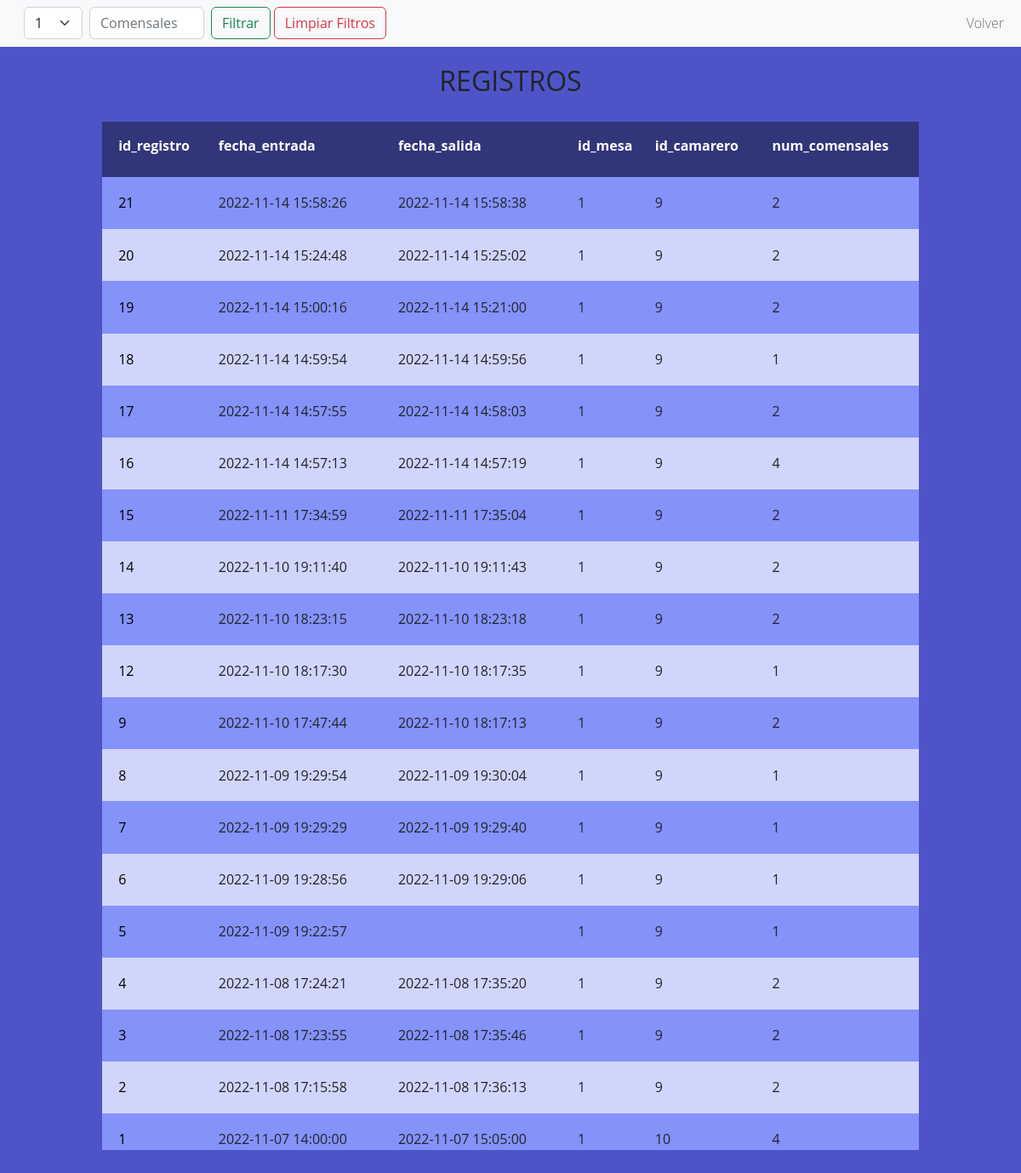
Page /controller/registros_controller.php?filtro_mesa=1 (signed in) on the committed database.
### tables this page shows
CREATE TABLE `tbl_registro` (
  `id_registro` int(11) NOT NULL,
  `fecha_entrada` datetime NOT NULL,
  `fecha_salida` datetime DEFAULT NULL,
  `id_mesa` int(11) NOT NULL,
  `id_camarero` int(11) NOT NULL,
  `num_comensales` int(2) NOT NULL
);

### controller/registros_controller.php (called while the page is built, shortened)
<?php
require_once '../config/conexion.php';
require_once '../models/mesa.php';
$url_raw = getURL();
$url_base = explode('?', $url_raw)[0];
$filtros = [];
foreach ($_GET as $key => $value) {
    if (in_array($key, FILTROS)) {
        $filtros[$key] = mysqli_real_escape_string($conexion, trim(strip_tags($value)));
    }
}
$registros = Mesa::getRegistros($conexion, $filtros);
$mesas = Mesa::getMesas($conexion, [], BD['MESA']['NUMERO']);
require_once '../view/registro.php';

### models/mesa.php (called while the page is built, shortened)
<?php
class Mesa
{
    public static function getMesas($conexion, $filtros=[], $campo='*')
    {
        $sql = "SELECT $campo FROM ".BD['MESA']['TABLA']." WHERE 1=1";
        $sql = $sql.";";
        return mysqli_query($conexion, $sql);
    }
    public static function getRegistros($conexion, $filtros)
    {
        $sql = "SELECT * FROM ".BD['REGISTRO']['TABLA']." WHERE 1=1";
        foreach ($filtros as $key => $value) {
            $sql = $sql." AND ".FILTROS['BD'][$key]." = $value";
        }
        $sql = $sql." ORDER BY ".BD['REGISTRO']['ID']." DESC;";
        return mysqli_query($conexion, $sql);
    }
}

### proc/func.php (called while the page is built, shortened)
<?php
function getURL()
{
    if(isset($_SERVER['HTTPS']) && $_SERVER['HTTPS'] === 'on')
         $url = "https://";
    else
         $url = "http://";
    $url.= $_SERVER['HTTP_HOST'];
    $url.= $_SERVER['REQUEST_URI'];
    return $url;
}

### view/registro.php (the view, shortened to what this page needs)
<!DOCTYPE html>
<html lang="en">
<head>
    <link href="https://cdn.jsdelivr.net/npm/bootstrap@5.2.1/dist/css/bootstrap.min.css" rel="stylesheet">
    <link rel="stylesheet" href="https://stackpath.bootstrapcdn.com/font-awesome/4.7.0/css/font-awesome.min.css">
    <link rel="stylesheet" href="../static/css/registro.css">
</head>
<body>
<nav class="navbar navbar-expand-lg navbar-light bg-light">
  <div class="container-fluid">
     <div class="collapse navbar-collapse" id="navbarNav">
     <ul class="navbar-nav">
          <li class="nav-item">
          <form>
            <select class="form-select form-select-md" aria-label=".form-select-sm example" id="<?php echo FILTROS['MESA'];?>">
                <?php
                  foreach ($mesas as $mesa) {
                    if (array_key_exists(FILTROS['MESA'], $filtros)) {
                        if ($filtros[FILTROS['MESA']] == $mesa[BD['MESA']['NUMERO']]) {
                            echo "<option selected='selected' value=".$mesa[BD['MESA']['NUMERO']].">".$mesa[BD['MESA']['NUMERO']]."</option>";
                        } else {
                            echo "<option value=".$mesa[BD['MESA']['NUMERO']].">".$mesa[BD['MESA']['NUMERO']]."</option>";
                        }
                    }else {
                        echo "<option value=".$mesa[BD['MESA']['NUMERO']].">".$mesa[BD['MESA']['NUMERO']]."</option>";
                    }
                  }
                ?>
            </select>
        </form>
        </li>
        <li class="nav-item">
        <input class="form-control" type="number" min="1" max="10" placeholder="Comensales" aria-label="Search" id="<?php echo FILTROS['COMENSALES'];?>">
        </li>
        <li class="nav-item">
          <button class="btn btn-outline-success" onclick="enviarFiltros('<?php echo $url_base;?>', [<?php echo FILTROS['MESA'].', '.FILTROS['COMENSALES'] ;?>]);">Filtrar</button>
          <button class="btn btn-outline-danger" onclick="limpiarFiltros('<?php echo $url_base;?>');">Limpiar Filtros</button>
        </li>
      </ul>
    </div>
    <div class="navbar-nav">
      <a onClick="index.php" class="nav-link bg-light" aria-pressed='true' aria-current="page" role='button'>Volver</a>
    </div>
  </div>
</nav>
<div class="area" >
    <ul class="circles">
<h2>REGISTROS</h2>
<div class="tabla-container">
  <table class="container tabla-fixedh">
      <thead>
        <tr>
          <?php
            foreach ($registros as $registro) {
              foreach ($registro as $key => $value) {
                echo "<th><h1>$key</h1></th>";
              }
              break;
            }
          ?>
        </tr>
      </thead>
      <div class="test">
        <tbody>
          <?php
            foreach ($registros as $registro) {
              echo "<tr>";
              foreach ($registro as $value) {
                echo "<td>$value</td>";
              }
              echo "</tr>";
            }
          ?>
        </tbody>
      </div>
  </table>
</div>
</body>
</html>

### static/css/registro.css (style rules this page uses)
body { font-family: 'Open Sans', sans-serif; font-weight: 300; line-height: 1.42em; background-color: #8f94fb; }
.area { background: #4e54c8; background: -webkit-linear-gradient(to left, #8f94fb, #4e54c8); width: 100%; height: 92.2vh; }
.circles { position: relative; top: 0; left: 0; width: 100%; height: 100%; padding: 0%; overflow: hidden; }
h2 { font-size: 2em; font-weight: 500; text-align: center; display: block; line-height: 1em; padding-bottom: 2%; padding-top: 2%; }
.container th h1 { font-weight: bold; font-size: 1em; text-align: left; color: #ffff; }
.container td { font-weight: normal; font-size: 1em; -webkit-box-shadow: 0 2px 2px -2px #8f94fb; -moz-box-shadow: 0 2px 2px -2px #8f94fb; box-shadow: 0 2px 2px -2px #8f94fb; }
.container { text-align: left; overflow-x: scroll; width: 80%; min-width: 400px; margin: 0 auto; display: table; padding: 0 0 8em 0; }
.container td, .container th { padding-bottom: 2%; padding-top: 2%; padding-left: 2%; }
.container tr:nth-child(odd) { background-color: #8492FA; }
.container tr:nth-child(even) { background-color: #D0D5FB; }
.container th { background-color: #31367A; }
.container td:first-child { color: black; }
.tabla-container { -ms-overflow-style: none; scrollbar-width: none; }
.tabla-container { overflow-y: scroll; height: 70vh; }
.form-control { margin-right: 3.5rem !important; }
.nav-item { margin-right: 0.5rem; }

### rows in the picture
tbl_registro: key "id_registro", key "fecha_entrada", key "fecha_salida", key "id_mesa", key "id_camarero", key "num_comensales", id_registro "21", fecha_entrada "2022-11-14 15:58:26", fecha_salida "2022-11-14 15:58:38", id_mesa "1", id_camarero "9", num_comensales "2"
tbl_registro: id_registro "20", fecha_entrada "2022-11-14 15:24:48", fecha_salida "2022-11-14 15:25:02", id_mesa "1", id_camarero "9", num_comensales "2"
tbl_registro: id_registro "19", fecha_entrada "2022-11-14 15:00:16", fecha_salida "2022-11-14 15:21:00", id_mesa "1", id_camarero "9", num_comensales "2"
tbl_registro: id_registro "18", fecha_entrada "2022-11-14 14:59:54", fecha_salida "2022-11-14 14:59:56", value "1", id_camarero "9"
tbl_registro: id_registro "17", fecha_entrada "2022-11-14 14:57:55", fecha_salida "2022-11-14 14:58:03", id_mesa "1", id_camarero "9", num_comensales "2"
tbl_registro: id_registro "16", fecha_entrada "2022-11-14 14:57:13", fecha_salida "2022-11-14 14:57:19", id_mesa "1", id_camarero "9", num_comensales "4"
tbl_registro: id_registro "15", fecha_entrada "2022-11-11 17:34:59", fecha_salida "2022-11-11 17:35:04", id_mesa "1", id_camarero "9", num_comensales "2"
tbl_registro: id_registro "14", fecha_entrada "2022-11-10 19:11:40", fecha_salida "2022-11-10 19:11:43", id_mesa "1", id_camarero "9", num_comensales "2"
tbl_registro: id_registro "13", fecha_entrada "2022-11-10 18:23:15", fecha_salida "2022-11-10 18:23:18", id_mesa "1", id_camarero "9", num_comensales "2"
tbl_registro: id_registro "12", fecha_entrada "2022-11-10 18:17:30", fecha_salida "2022-11-10 18:17:35", value "1", id_camarero "9"
tbl_registro: value "9", fecha_entrada "2022-11-10 17:47:44", fecha_salida "2022-11-10 18:17:13", id_mesa "1", num_comensales "2"
tbl_registro: id_registro "8", fecha_entrada "2022-11-09 19:29:54", fecha_salida "2022-11-09 19:30:04", value "1", id_camarero "9"
tbl_registro: id_registro "7", fecha_entrada "2022-11-09 19:29:29", fecha_salida "2022-11-09 19:29:40", value "1", id_camarero "9"
tbl_registro: id_registro "6", fecha_entrada "2022-11-09 19:28:56", fecha_salida "2022-11-09 19:29:06", value "1", id_camarero "9"
tbl_registro: id_registro "5", fecha_entrada "2022-11-09 19:22:57", value "1", id_camarero "9"
tbl_registro: id_registro "4", fecha_entrada "2022-11-08 17:24:21", fecha_salida "2022-11-08 17:35:20", id_mesa "1", id_camarero "9", num_comensales "2"
tbl_registro: id_registro "3", fecha_entrada "2022-11-08 17:23:55", fecha_salida "2022-11-08 17:35:46", id_mesa "1", id_camarero "9", num_comensales "2"
tbl_registro: value "2", fecha_entrada "2022-11-08 17:15:58", fecha_salida "2022-11-08 17:36:13", id_mesa "1", id_camarero "9"
tbl_registro: value "1", fecha_entrada "2022-11-07 14:00:00", fecha_salida "2022-11-07 15:05:00", id_camarero "10", num_comensales "4"

### other values in the picture
form field value "1"
